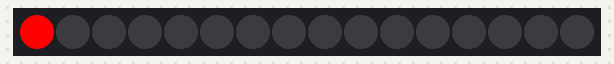
The sketch below on a simulated Arduino Uno, built with avr-gcc and run on an emulated ATmega328P. Shown: 16 RGB LEDs in strip order, left to right.

Above: at 0.05 s.
At 0.45 s:
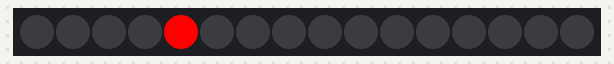
At 0.95 s:
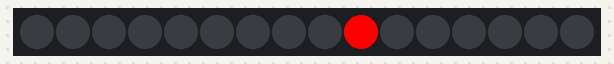
At 1.46 s:
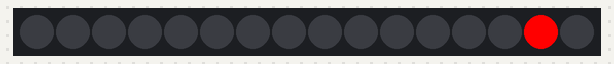
At 1.96 s:
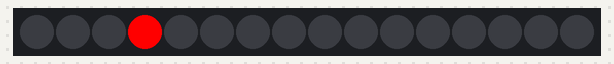

Measured:
- by itself, everything shown: repeats every 1.6 s, in 16 steps

The sketch:

runner.ino
```cpp
#include <Adafruit_NeoPixel.h>

#define PIN            6  // Define the pin where the data line is connected
#define NUMPIXELS      16 // Number of LEDs in the NeoPixel ring

Adafruit_NeoPixel strip = Adafruit_NeoPixel(NUMPIXELS, PIN, NEO_GRB + NEO_KHZ800);

void setup() {
  strip.begin(); // Initialize the strip
  strip.show();  // Initialize all pixels to 'off'
}

void loop() {
  int red = 255;   // Maximum intensity of red
  int green = 0;   // No green
  int blue = 0;    // No blue
  runner(red, green, blue, 100); // Call the runner function with a 100 ms delay
}

// Function to create a simple runner effect
void runner(int red, int green, int blue, int delayTime) {
  for (int i = 0; i < strip.numPixels(); i++) {
    strip.clear(); // Clear all pixels on each pass

    // Light up the current pixel:
    strip.setPixelColor(i, strip.Color(red, green, blue));

    strip.show();
    delay(delayTime);
  }
}
```
